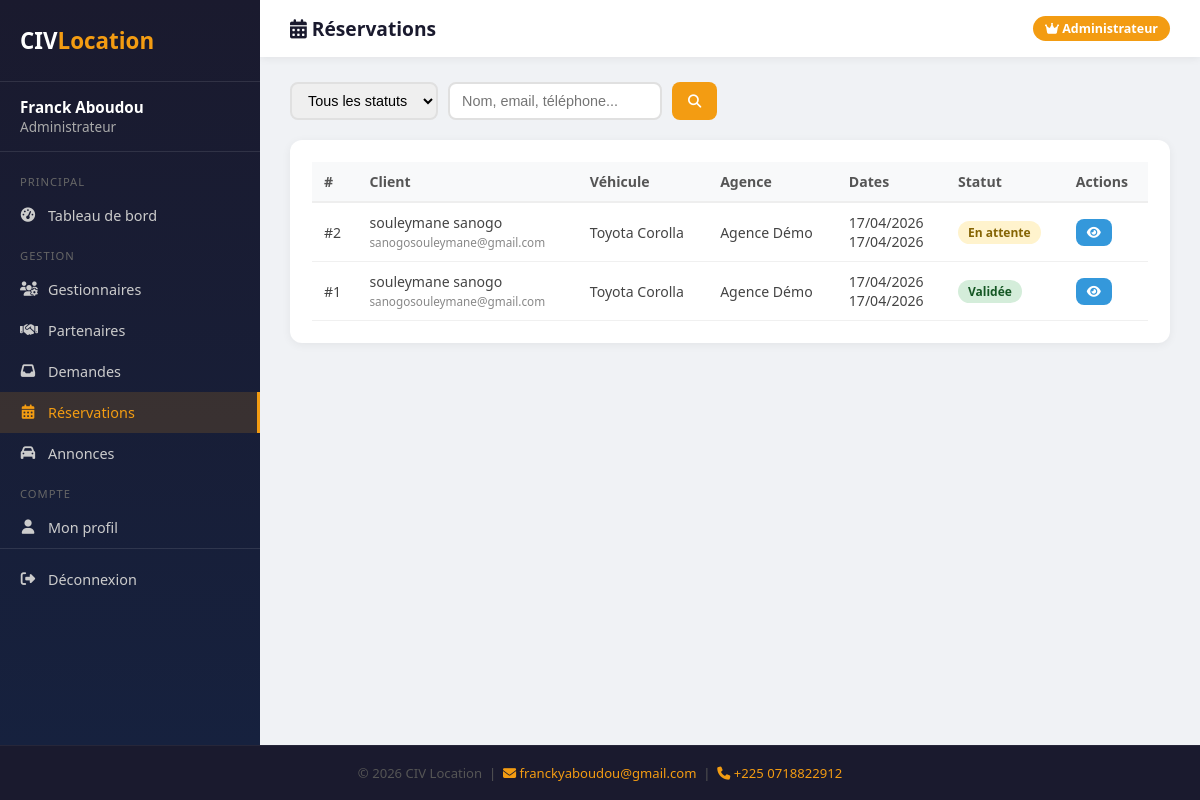
The page /gestion/reservations/ (signed in) on the database its author committed.
### gestion/models.py (models this page shows, shortened)
class UtilisateurInterne(models.Model):
    ROLE_CHOICES = [
        ('admin', 'Administrateur'),
        ('gestionnaire', 'Gestionnaire'),
    ]
    STATUT_CHOICES = [
        ('actif', 'Actif'),
        ('suspendu', 'Suspendu'),
    ]
    nom = models.CharField(max_length=100)
    prenom = models.CharField(max_length=100)
    email = models.EmailField(unique=True)
    mot_de_passe = models.CharField(max_length=255)
    telephone = models.CharField(max_length=20, blank=True)
    photo_profil = models.ImageField(upload_to='profils/', blank=True, null=True)
    role = models.CharField(max_length=20, choices=ROLE_CHOICES)
    statut = models.CharField(max_length=20, choices=STATUT_CHOICES, default='actif')
    derniere_connexion = models.DateTimeField(null=True, blank=True)
    date_creation = models.DateTimeField(default=timezone.now)
    class Meta:
        verbose_name = 'Utilisateur interne'
        verbose_name_plural = 'Utilisateurs internes'
        ordering = ['-date_creation']

### public/models.py (models this page shows, shortened)
class Reservation(models.Model):
    STATUT_CHOICES = [
        ('en_attente', 'En attente'),
        ('validee', 'Validée'),
        ('refusee', 'Refusée'),
        ('annulee', 'Annulée'),
    ]
    PAIEMENT_CHOICES = [
        ('cash_livraison', 'Cash à la livraison'),
    ]
    nom = models.CharField(max_length=100)
    prenom = models.CharField(max_length=100)
    email = models.EmailField()
    telephone = models.CharField(max_length=20)
    vehicule = models.ForeignKey(Vehicule, on_delete=models.CASCADE, related_name='reservations')
    date_debut = models.DateField()
    date_fin = models.DateField()
    lieu_prise_en_charge = models.CharField(max_length=255, default='')
    moyen_paiement = models.CharField(max_length=30, choices=PAIEMENT_CHOICES, default='cash_livraison')
    cni_recto = models.ImageField(upload_to=upload_cni)
    cni_verso = models.ImageField(upload_to=upload_cni)
    permis_conduire = models.ImageField(upload_to=upload_permis)
    statut = models.CharField(max_length=20, choices=STATUT_CHOICES, default='en_attente')
    motif_refus = models.TextField(blank=True, help_text="Visible uniquement en interne")
    date_demande = models.DateTimeField(default=timezone.now)
    class Meta:
        verbose_name = 'Réservation'
        verbose_name_plural = 'Réservations'
        ordering = ['-date_demande']

class Vehicule(models.Model):
    TYPE_CHOICES = [
        ('berline', 'Berline'),
        ('suv', 'SUV'),
        ('pickup', 'Pick-up'),
        ('minibus', 'Minibus'),
        ('citadine', 'Citadine'),
        ('utilitaire', 'Utilitaire'),
        ('4x4', '4x4'),
        ('van', 'Van'),
    ]
    TRANSMISSION_CHOICES = [
        ('manuelle', 'Manuelle'),
        ('automatique', 'Automatique'),
    ]
    STATUT_CHOICES = [
        ('en_attente', 'En attente'),
        ('valide', 'Validé'),
        ('rejete', 'Rejeté'),
    ]
    partenaire = models.ForeignKey(Partenaire, on_delete=models.CASCADE, related_name='vehicules')
    marque = models.CharField(max_length=100)
    modele = models.CharField(max_length=100)
    annee = models.PositiveIntegerField()
    type_vehicule = models.CharField(max_length=20, choices=TYPE_CHOICES)
    couleur = models.CharField(max_length=50)
    nombre_places = models.PositiveIntegerField()
    transmission = models.CharField(max_length=20, choices=TRANSMISSION_CHOICES)
    climatisation = models.BooleanField(default=True)
    prix_par_jour = models.DecimalField(max_digits=10, decimal_places=0)
    localisation = models.CharField(max_length=200)
    disponible = models.BooleanField(default=True)
    description = models.TextField(blank=True)
    statut_validation = models.CharField(max_length=20, choices=STATUT_CHOICES, default='en_attente')
    date_ajout = models.DateTimeField(default=timezone.now)
    vues = models.PositiveIntegerField(default=0)
    class Meta:
        verbose_name = 'Véhicule'
        verbose_name_plural = 'Véhicules'
        ordering = ['-date_ajout']

class Partenaire(models.Model):
    STATUT_CHOICES = [
        ('en_attente', 'En attente'),
        ('actif', 'Actif'),
        ('suspendu', 'Suspendu'),
    ]
    nom_agence = models.CharField(max_length=200)
    nom_responsable = models.CharField(max_length=100)
    prenom_responsable = models.CharField(max_length=100)
    email = models.EmailField(unique=True)
    telephone = models.CharField(max_length=20)
    adresse = models.TextField()
    ville = models.CharField(max_length=100)
    logo = models.ImageField(upload_to='partenaires/logos/', blank=True, null=True)
    document_justificatif = models.FileField(upload_to='partenaires/documents/', blank=True, null=True)
    mot_de_passe = models.CharField(max_length=255)
    statut = models.CharField(max_length=20, choices=STATUT_CHOICES, default='en_attente')
    date_inscription = models.DateTimeField(default=timezone.now)
    derniere_connexion = models.DateTimeField(null=True, blank=True)
    class Meta:
        verbose_name = 'Partenaire'
        verbose_name_plural = 'Partenaires'
        ordering = ['-date_inscription']

### gestion/views.py (the view)
    def wrapper(request, *args, **kwargs):
        if not request.session.get('utilisateur_id'):
            return redirect('gestion_connexion')
        try:
            u = UtilisateurInterne.objects.get(pk=request.session['utilisateur_id'])
            if u.statut == 'suspendu':
                request.session.flush()
                return redirect('gestion_connexion')
            request.utilisateur = u
        except UtilisateurInterne.DoesNotExist:
            request.session.flush()
            return redirect('gestion_connexion')
        return view_func(request, *args, **kwargs)

### gestion/views.py (called while the page is built)
def login_required_interne(view_func):
    def wrapper(request, *args, **kwargs):
        if not request.session.get('utilisateur_id'):
            return redirect('gestion_connexion')
        try:
            u = UtilisateurInterne.objects.get(pk=request.session['utilisateur_id'])
            if u.statut == 'suspendu':
                request.session.flush()
                return redirect('gestion_connexion')
            request.utilisateur = u
        except UtilisateurInterne.DoesNotExist:
            request.session.flush()
            return redirect('gestion_connexion')
        return view_func(request, *args, **kwargs)
    return wrapper

@login_required_interne
def reservations(request):
    u = request.utilisateur
    statut_filtre = request.GET.get('statut', '')
    q = request.GET.get('q', '')
    qs = Reservation.objects.select_related('vehicule', 'vehicule__partenaire')
    if statut_filtre:
        qs = qs.filter(statut=statut_filtre)
    if q:
        qs = qs.filter(Q(nom__icontains=q) | Q(prenom__icontains=q) | Q(email__icontains=q) | Q(telephone__icontains=q))
    return render(request, 'gestion/reservations.html', {
        'utilisateur': u, 'reservations': qs, 'statut_filtre': statut_filtre, 'q': q,
    })

### gestion/templates/gestion/reservations.html (shortened to what this page needs)
{% extends "gestion/base_admin.html" %}
{% block page_title %}<i class="fas fa-calendar-alt"></i> Réservations{% endblock %}
{% block content %}
    <div class="filtres">
      <form method="get" style="display:flex;gap:10px;flex-wrap:wrap">
        <select name="statut" onchange="this.form.submit()">
          <option value="">Tous les statuts</option>
        </select>
        <input type="text" name="q" placeholder="Nom, email, téléphone..." value="{{ q }}">
        <button type="submit"><i class="fas fa-search"></i></button>
      </form>
    </div>
    <div class="card">
      <table>
        <thead><tr><th>#</th><th>Client</th><th>Véhicule</th><th>Agence</th><th>Dates</th><th>Statut</th><th>Actions</th></tr></thead>
        <tbody>
        {% for r in reservations %}
        <tr>
          <td>#{{ r.pk }}</td>
          <td>{{ r.prenom }} {{ r.nom }}<br><small style="color:#888">{{ r.email }}</small></td>
          <td>{{ r.vehicule.marque }} {{ r.vehicule.modele }}</td>
          <td>{{ r.vehicule.partenaire.nom_agence }}</td>
          <td>{{ r.date_debut|date:"d/m/Y" }}<br>{{ r.date_fin|date:"d/m/Y" }}</td>
          <td><span class="badge badge-{{ r.statut }}">{{ r.get_statut_display }}</span></td>
          <td><a href="{% url 'gestion_reservation_detail' r.pk %}" class="btn btn-sm btn-info"><i class="fas fa-eye"></i></a></td>
        </tr>
        {% empty %}
        <tr><td colspan="7"><div class="empty">Aucune réservation</div></td></tr>
        {% endfor %}
        </tbody>
      </table>
    </div>
{% endblock %}

### gestion/templates/gestion/base_admin.html (shortened to what this page needs)
<!DOCTYPE html>
<html lang="fr">
<head>
<link rel="stylesheet" href="https://cdnjs.cloudflare.com/ajax/libs/font-awesome/6.4.0/css/all.min.css">
</head>
<body>
<div class="app-wrapper">
<div class="sidebar">
  <div class="sidebar-logo">CIV<span>Location</span></div>
  <div class="sidebar-user">
    <strong>{{ utilisateur.prenom }} {{ utilisateur.nom }}</strong>
    {% if utilisateur.role == 'admin' %}Administrateur{% else %}Gestionnaire{% endif %}
  </div>
  <nav class="nav">
    {% if utilisateur.role == 'admin' %}
      <div class="nav-section">Principal</div>
      <a href="{% url 'gestion_admin_dashboard' %}" {% if request.resolver_match.url_name == 'gestion_admin_dashboard' %}class="active"{% endif %}><i class="fas fa-tachometer-alt"></i> Tableau de bord</a>
      <div class="nav-section">Gestion</div>
      <a href="{% url 'gestion_gestionnaires' %}" {% if request.resolver_match.url_name == 'gestion_gestionnaires' %}class="active"{% endif %}><i class="fas fa-users-cog"></i> Gestionnaires</a>
      <a href="{% url 'gestion_partenaires' %}" {% if request.resolver_match.url_name == 'gestion_partenaires' %}class="active"{% endif %}><i class="fas fa-handshake"></i> Partenaires</a>
      <a href="{% url 'gestion_demandes_partenaires' %}" {% if request.resolver_match.url_name == 'gestion_demandes_partenaires' %}class="active"{% endif %}><i class="fas fa-inbox"></i> Demandes</a>
      <a href="{% url 'gestion_reservations' %}" {% if request.resolver_match.url_name == 'gestion_reservations' %}class="active"{% endif %}><i class="fas fa-calendar-alt"></i> Réservations</a>
      <a href="{% url 'gestion_annonces' %}" {% if request.resolver_match.url_name == 'gestion_annonces' %}class="active"{% endif %}><i class="fas fa-car"></i> Annonces</a>
    {% endif %}
    <div class="nav-section">Compte</div>
    <a href="{% url 'gestion_profil' %}" {% if request.resolver_match.url_name == 'gestion_profil' %}class="active"{% endif %}><i class="fas fa-user"></i> Mon profil</a>
    <div class="nav-deconnexion">
      <a href="{% url 'gestion_deconnexion' %}"><i class="fas fa-sign-out-alt"></i> Déconnexion</a>
    </div>
  </nav>
</div>
<div class="main">
  <div class="topbar">
    <h1>{% block page_title %}<i class="fas fa-home"></i> Tableau de bord{% endblock %}</h1>
    {% block topbar_right %}<span class="badge-role">{% if utilisateur.role == 'admin' %}<i class="fas fa-crown"></i> Administrateur{% else %}<i class="fas fa-user-tie"></i> Gestionnaire{% endif %}</span>{% endblock %}
  </div>
  <div class="content">
    {% block content %}{% endblock %}
  </div>
</div>
</div>
<footer class="footer-interne">
  <p>© 2026 CIV Location &nbsp;|&nbsp;
  <a href="mailto:franckyaboudou@gmail.com"><i class="fas fa-envelope"></i> franckyaboudou@gmail.com</a>
  &nbsp;|&nbsp;
  <a href="tel:+2250718822912"><i class="fas fa-phone"></i> +225 0718822912</a>
  </p>
</footer>
</body>
</html>

### rows shown on the page
UtilisateurInterne: prenom "Franck", nom "Aboudou"
Reservation: pk "2", prenom "souleymane", nom "sanogo", email "sanogosouleymane@gmail.com", vehicule.marque "Toyota", vehicule.modele "Corolla", vehicule.partenaire.nom_agence "Agence Démo", date_debut "17/04/2026", date_fin "17/04/2026", statut "En attente"
Reservation: pk "1", prenom "souleymane", nom "sanogo", email "sanogosouleymane@gmail.com", vehicule.marque "Toyota", vehicule.modele "Corolla", vehicule.partenaire.nom_agence "Agence Démo", date_debut "17/04/2026", date_fin "17/04/2026", statut "Validée"
